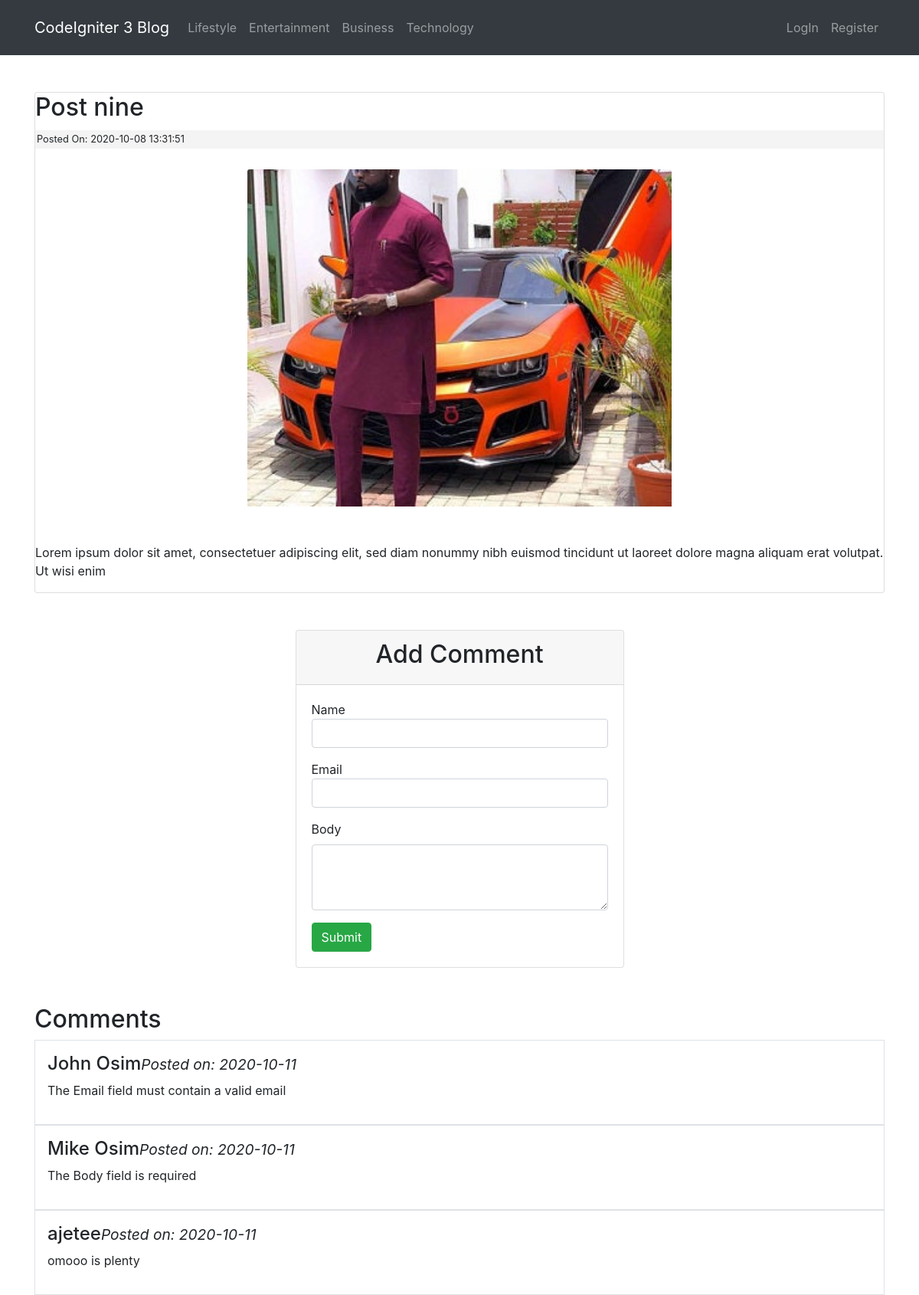
Page /posts/Post-nine on the committed database.
### tables this page shows
CREATE TABLE `categories` (
  `id` int(11) NOT NULL,
  `name` varchar(255) NOT NULL
);

CREATE TABLE `posts` (
  `id` int(11) NOT NULL,
  `category_id` int(11) NOT NULL,
  `title` varchar(255) NOT NULL,
  `slug` varchar(255) NOT NULL,
  `body` text NOT NULL,
  `postimage` varchar(255) NOT NULL,
  `created_at` timestamp NOT NULL DEFAULT current_timestamp()
);

CREATE TABLE `comments` (
  `id` int(11) NOT NULL,
  `post_id` int(11) NOT NULL,
  `name` varchar(255) NOT NULL,
  `email` varchar(255) NOT NULL,
  `body` text NOT NULL,
  `created_at` date NOT NULL DEFAULT current_timestamp()
);

### application/controllers/Posts.php (called while the page is built, shortened)
<?php
class Posts extends CI_Controller{
    public function view($slug = NULL){
        $data = [
            'post' => $this->NewsModel->get_posts($slug),
            'head' => $this->CategoryModel->displayCat(),
        ];
        $post_id = $data['post']['id'];
        $data['comment'] = $this->CommentModel->GetComment($post_id);
        $data['title'] = $data['post']['title'];
        $this->load->view('templetes/header', $data);
        $this->load->view('pages/blog_view');
        $this->load->view('templetes/footer');
    }
}

### index.php (called while the page is built, shortened)
<?php
require_once BASEPATH.'core/CodeIgniter.php';

### application/models/CategoryModel.php (called while the page is built, shortened)
<?php
class CategoryModel extends CI_Model{
    public function displayCat($id = FALSE){
        if($id === FALSE){
        $this->db->order_by('id', 'DESC');
        $query = $this->db->get('Categories');
        return $query->result_array();
        }
        $query = $this->db->get_where('categories', array('id'=> $id));
        return $query->row_array();
    }
}
?>

### application/models/NewsModel.php (called while the page is built, shortened)
<?php
class NewsModel extends CI_Model{
    public function get_posts($slug = FALSE){
        $query = $this->db->get_where('posts', array('slug' => $slug));
        return $query->row_array();
    }
}

### application/models/CommentModel.php (called while the page is built, shortened)
<?php
class CommentModel extends CI_Model{
    public function GetComment($post_id){
        $query = $this->db->get_where('comments', array('post_id' => $post_id ));
        return $query->result_array();
    }
}

### application/views/pages/blog_view.php (the view, shortened to what this page needs)
<div class="mt-5 card">
    <h2><?= $post['title']; ?></h2>
    <small class="post-date">Posted On: <?= $post['created_at']; ?></small><br>
    <img class="card-img-top m-auto" src="<?= site_url(); ?>assets/images/posts/<?= $post['postimage'] ?>" style="width: 50%;" alt=""><br><br>
    <div class="post_body">
    <?= $post['body']; ?>
    </div>
</div>
<div class="container">
    <div class="row">
    <div class="col-lg-6 m-auto">
        <div class="card m-5">
            <div class="card-header">
                <h2 class="text-center">Add Comment</h2>
            </div>
            <div class="card-body">
                <form method="post" action="<?= base_url('comments/create/'.$post['id']) ?>">
                    <div class="form-group">
                        <label">Name</label>
                        <input class="form-control" type="text" name="name">
                    </div>
                    <div class="form-group">
                        <label">Email</label>
                        <input class="form-control" type="text" name="email">
                    </div>
                    <div class="form-group">
                        <label >Body</label>
                        <textarea class="form-control" name="body" rows="3"></textarea>
                    </div>
                    <button class="btn btn-success">Submit</button>
                </form>
            </div>
        </div>
    </div>
    </div>
</div>
<h2>Comments</h2>
<?php if($comment): ?>
<?php foreach($comment as $comments): ?>
<div class="media border p-3">
  <div class="media-body">
    <h4><?= $comments['name'] ?><small><i>Posted on: <?= $comments['created_at'] ?></i></small></h4>
    <p><?= $comments['body']; ?> </p>
  </div>
</div>
<?php endforeach; ?>
<?php else: ?>
    <h2>No Comment To Display</h2>
<?php endif; ?>

### application/views/templetes/header.php (shortened to what this page needs)
<!DOCTYPE html>
<html lang="en">
<head>
    <link rel="stylesheet" href="<?php echo base_url(); ?>assets/css/bootstrap.min.css">
    <link rel="stylesheet" href="<?php echo base_url(); ?>assets/css/style.css">
    <link rel="stylesheet" href="path/to/font-awesome/css/font-awesome.min.css">
</head>
<body>
<nav class="navbar navbar-expand-lg navbar-dark bg-dark">
<div class="container">
  <a class="navbar-brand" href="<?= base_url(); ?>">CodeIgniter 3 Blog</a>
    <div class="collapse navbar-collapse" id="navbarText">
    <ul class="navbar-nav mr-auto">
    <?php foreach($head as $cat): ?>
      <li class="nav-item">
        <a class="nav-link" href="<?php echo base_url('categories/posts/'.$cat['id']); ?>"><?= $cat['name']; ?><span class="sr-only">(current)</span></a>
      </li>
      <?php endforeach; ?>
    </ul>
    <?php if($this->session->userdata('isLoggedIn')): ?>
      <span class="navbar-text">
      <ul class="navbar-nav mr-auto">
      <li class="nav-item">
        <a class="nav-link" href="<?= base_url('dashboard') ?>">Dashboard</a>
      </li>
      <li class="nav-item">
        <a class="nav-link" href="<?= base_url('users/logout') ?>">Log Out</a>
      </li>
    </ul>
    </span>
    <?php else: ?>
      <span class="navbar-text">
      <ul class="navbar-nav mr-auto">
      <li class="nav-item">
        <a class="nav-link" href="<?= base_url('users/login') ?>">LogIn</a>
      </li>
      <li class="nav-item">
        <a class="nav-link" href="<?= base_url('users/register') ?>">Register</a>
      </li>
    </ul>
    </span>
    <?php endif; ?>
  </div>
</nav>
<div class="container">

### assets/css/style.css (style rules this page uses)
.post-date { background: #f4f4f4; padding: 2px; margin: 3px 0; display: block; }

### rows in the picture
categories: name "Lifestyle"
categories: name "Entertainment"
categories: name "Business"
categories: name "Technology"
posts: title "Post nine", created_at "2020-10-08 13:31:51", postimage (picture), body "Lorem ipsum dolor sit amet, consectetuer adipiscing elit, sed diam nonummy nibh euismod tincidunt ut laoreet dolore magna aliquam erat volutpat. Ut wisi enim"
comments: name "John Osim", created_at "2020-10-11", body "The Email field must contain a valid email"
comments: name "Mike Osim", created_at "2020-10-11", body "The Body field is required"
comments: name "ajetee", created_at "2020-10-11", body "omooo is plenty"
